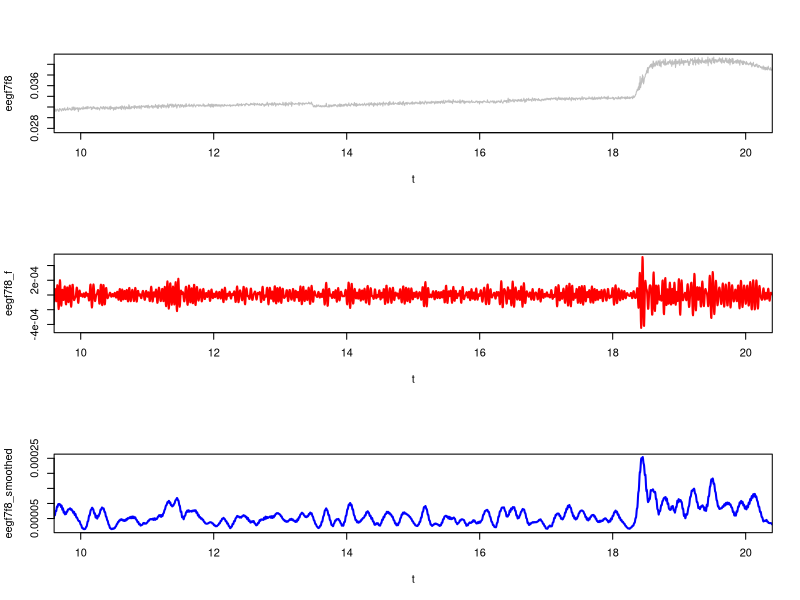

This chart was generated by the following R code:
#!/usr/bin/RScript

# lead eegf7f8
eegf7f8 <- read.csv("eog0.csv")[,8]

# sample rate (samples per second)
rate <- 250

# num samples
N <- length(eegf7f8);

# times
t <- (0:(N - 1)) / rate;

# possible/valid fft frequencies
f <- (0:(N - 1)) / N * rate;

# fft samples
eegf7f8_fft <- fft(eegf7f8)

# band pass filter the result
highPass <- 15; # Hz
highPassWidth <- 0.5; # Hz
lowPass <- 30; # Hz
lowPassWidth <- 1; # Hz
# windowing function (just the product of two sigmoid functions)
win <- function(freq) { 1 / ((1 + exp(-(freq - highPass) / highPassWidth)) * (1 + exp((freq - lowPass) / lowPassWidth))) };
eegf7f8_fft_f <- eegf7f8_fft * (win(f) + win(f[length(f)] - f));
eegf7f8_f <- Re(fft(eegf7f8_fft_f, inverse=TRUE) / N);
eegf7f8_f_abs <- abs(eegf7f8_f)
smpl_avg <- floor(rate/10)
eegf7f8_smoothed <- filter(eegf7f8_f_abs, rep(1/smpl_avg, smpl_avg))

par(mfrow=c(3,1))
plot(t, eegf7f8,   xlim=c(10,20), type="l", lwd=1, col="grey")
plot(t, eegf7f8_f, xlim=c(10,20), type="l", lwd=2, col="red")
plot(t, eegf7f8_smoothed, xlim=c(10,20), type="l", lwd=2, col="blue")

